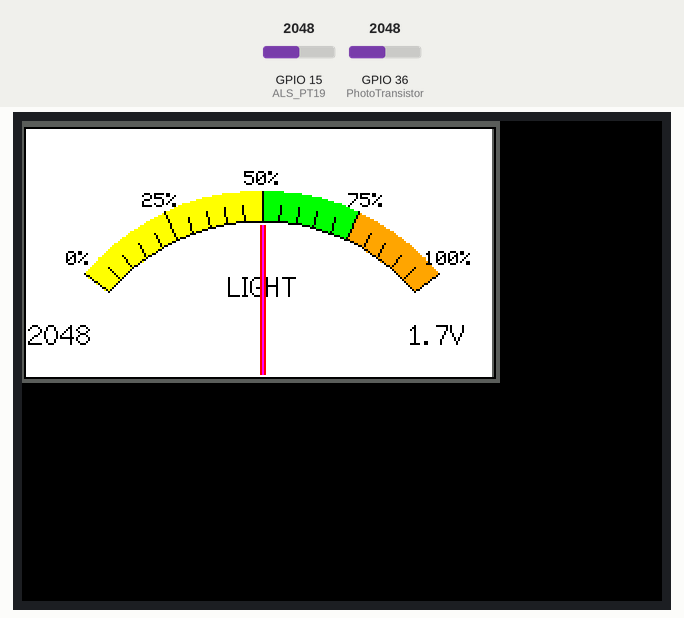
Bench run of a sketch on a simulated ESP32. Parts: 320×240 colour display. The inputs (shaded band) are chosen by the test bench; at power-on: GPIO 36 (PhotoTransistor) = 2048, GPIO 15 (ALS_PT19) = 2048.

Above: at 1.5 s.
1.6 s: GPIO 36 (PhotoTransistor) set to 2866
At 1.9 s:
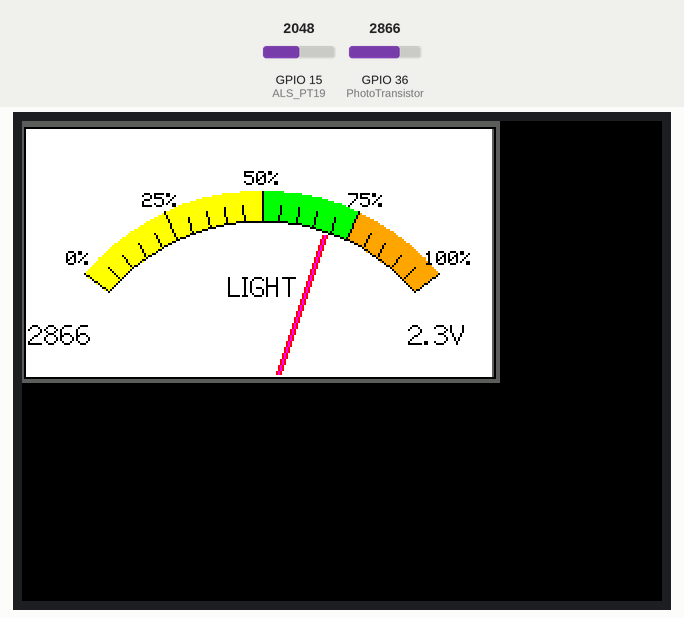
3.1 s: GPIO 36 (PhotoTransistor) set to 3603
At 3.5 s:
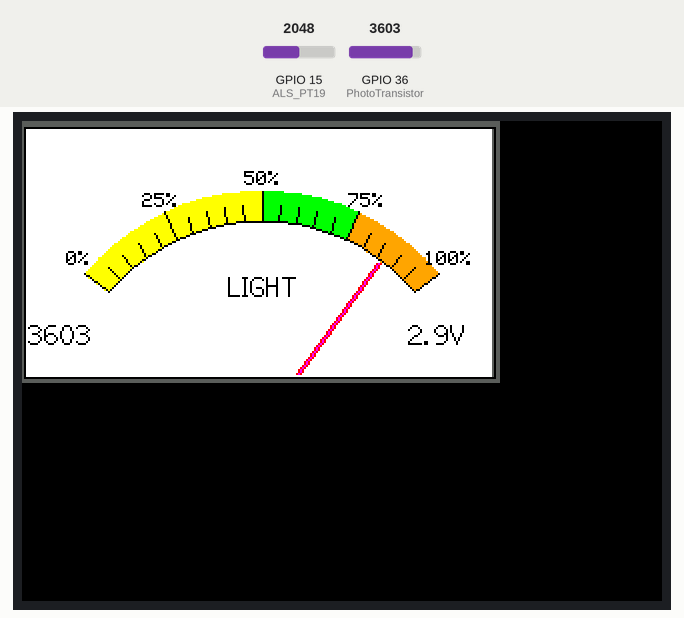
6.1 s: GPIO 36 (PhotoTransistor) set to 4095
At 6.5 s:
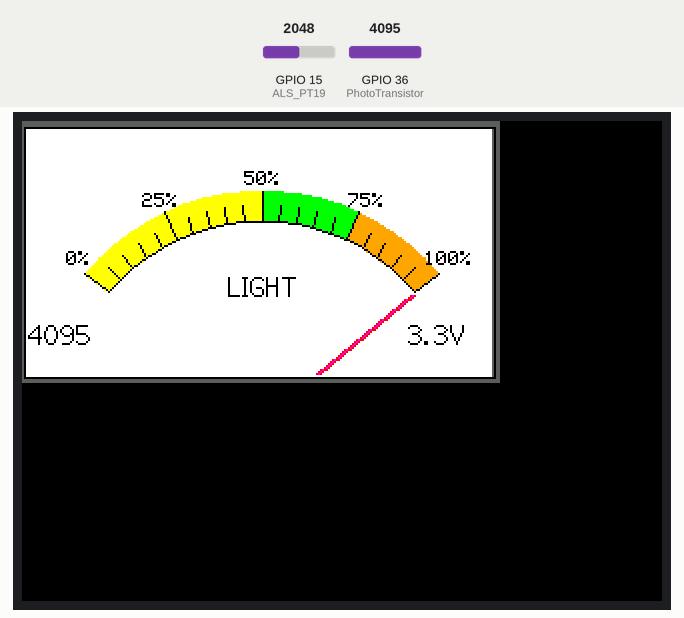
Timing chart, 0 to 9.1 s (numbered marks = the images above; inputs shaded):
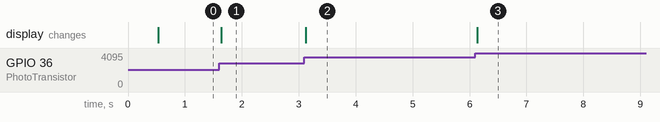

Measured:
- after the input at 1.6 s, the display: changes at once (image 1)
- after the input at 3.1 s, the display: changes at once (image 2)
- after the input at 6.1 s, the display: changes at once (image 3)

The sketch:

lightMeter.ino
```cpp
/*
 An example analogue meter using a ST7735 TFT LCD screen

 This example uses the hardware SPI only
 Needs Font 2 (also Font 4 if using large scale label)

 Updated by Bodmer for variable meter size
*/
// SET THE PINS FOR THE LIGHT SENSORS.
#define PhotoTransistor 36
#define ALS_PT19 15

// Define meter size
#define M_SIZE 1.000

#include <TFT_eSPI.h> // Hardware-specific library
#include <SPI.h>

TFT_eSPI tft = TFT_eSPI();       // Invoke custom library

#define TFT_GREY 0x5AEB
#define TFT_ORANGE      0xFD20      /* 255, 165,   0 */

float ltx = 0;    // Saved x coord of bottom of needle
uint16_t osx = M_SIZE*120, osy = M_SIZE*120; // Saved x & y coords
uint32_t updateTime = 0;       // time for next update

int old_analog =  -999; // Value last displayed

int value[6] = {0, 0, 0, 0, 0, 0};
int old_value[6] = { -1, -1, -1, -1, -1, -1};
int d = 0;

  // ANALOG READ THE LIGHT SENSORS.
int phtrAnalogValue = 0;
int alsAnalogValue = 0;

  // CONVERT THE ANALOG READ TO A VOLTAGE.
float phtrVoltage = 0.0;
float alsVoltage = 0.0;

void setup(void) {
  Serial.begin(9600); // For debug
  tft.init();
  tft.setRotation(3);

  tft.fillScreen(TFT_BLACK);

  // ANALOG READ THE LIGHT SENSORS.
  phtrAnalogValue = analogRead(PhotoTransistor);
  alsAnalogValue = analogRead(ALS_PT19);

  // CONVERT THE ANALOG READ TO A VOLTAGE.
  phtrVoltage = (3.3 / 4095.0) * phtrAnalogValue;
  alsVoltage = (3.3 / 4095.0) * alsAnalogValue;

  analogMeter(); // Draw analogue meter

  updateTime = millis(); // Next update time
}


void loop() {
  if (updateTime <= millis()) {
    updateTime = millis() + 35; // Update meter every 35 milliseconds

    // ANALOG READ THE LIGHT SENSORS.
    phtrAnalogValue = analogRead(PhotoTransistor);
    alsAnalogValue = analogRead(ALS_PT19);

    // CONVERT THE ANALOG READ TO A VOLTAGE.
    phtrVoltage = (3.3 / 4059.0) * phtrAnalogValue;
    alsVoltage = (3.3 / 4059.0) * alsAnalogValue;

    plotNeedle((phtrAnalogValue / 40.95), 0); // It takes between 2 and 14ms to replot the needle with zero delay
    //Serial.println(millis()-tt);
  } // END IF
}


// #########################################################################
//  Draw the analogue meter on the screen
// #########################################################################
void analogMeter()
{

  // Meter outline
  tft.fillRect(0, 0, M_SIZE*239, M_SIZE*131, TFT_GREY);
  tft.fillRect(1, M_SIZE*3, M_SIZE*234, M_SIZE*125, TFT_WHITE);

  tft.setTextColor(TFT_BLACK);  // Text colour

  // Draw ticks every 5 degrees from -50 to +50 degrees (100 deg. FSD swing)
  for (int i = -50; i < 51; i += 5) {
    // Long scale tick length
    int tl = 15;

    // Coodinates of tick to draw
    float sx = cos((i - 90) * 0.0174532925);
    float sy = sin((i - 90) * 0.0174532925);
    uint16_t x0 = sx * (M_SIZE*100 + tl) + M_SIZE*120;
    uint16_t y0 = sy * (M_SIZE*100 + tl) + M_SIZE*150;
    uint16_t x1 = sx * M_SIZE*100 + M_SIZE*120;
    uint16_t y1 = sy * M_SIZE*100 + M_SIZE*150;

    // Coordinates of next tick for zone fill
    float sx2 = cos((i + 5 - 90) * 0.0174532925);
    float sy2 = sin((i + 5 - 90) * 0.0174532925);
    int x2 = sx2 * (M_SIZE*100 + tl) + M_SIZE*120;
    int y2 = sy2 * (M_SIZE*100 + tl) + M_SIZE*150;
    int x3 = sx2 * M_SIZE*100 + M_SIZE*120;
    int y3 = sy2 * M_SIZE*100 + M_SIZE*150;

    // Yellow zone limits
    if (i >= -50 && i < 0) {
      tft.fillTriangle(x0, y0, x1, y1, x2, y2, TFT_YELLOW);
      tft.fillTriangle(x1, y1, x2, y2, x3, y3, TFT_YELLOW);
    } // END IF

    // Green zone limits
    if (i >= 0 && i < 25) {
      tft.fillTriangle(x0, y0, x1, y1, x2, y2, TFT_GREEN);
      tft.fillTriangle(x1, y1, x2, y2, x3, y3, TFT_GREEN);
    } // END IF

    // Orange zone limits
    if (i >= 25 && i < 50) {
      tft.fillTriangle(x0, y0, x1, y1, x2, y2, TFT_ORANGE);
      tft.fillTriangle(x1, y1, x2, y2, x3, y3, TFT_ORANGE);
    } // END IF

    // Short scale tick length
    if (i % 25 != 0) tl = 8;

    // Recalculate coords incase tick lenght changed
    x0 = sx * (M_SIZE*100 + tl) + M_SIZE*120;
    y0 = sy * (M_SIZE*100 + tl) + M_SIZE*150;
    x1 = sx * M_SIZE*100 + M_SIZE*120;
    y1 = sy * M_SIZE*100 + M_SIZE*150;

    // Draw tick
    tft.drawLine(x0, y0, x1, y1, TFT_BLACK);

    // Check if labels should be drawn, with position tweaks
    if (i % 25 == 0) {
      // Calculate label positions
      x0 = sx * (M_SIZE*100 + tl + 10) + M_SIZE*120;
      y0 = sy * (M_SIZE*100 + tl + 10) + M_SIZE*150;
      switch (i / 25) {
        case -2: tft.drawCentreString("0%", x0+4, y0-4, 1); break;
        case -1: tft.drawCentreString("25%", x0+2, y0, 1); break;
        case 0: tft.drawCentreString("50%", x0, y0, 1); break;
        case 1: tft.drawCentreString("75%", x0, y0, 1); break;
        case 2: tft.drawCentreString("100%", x0-2, y0-4, 1); break;
      } // END SWITCH
    } // END IF

    // Now draw the arc of the scale
    sx = cos((i + 5 - 90) * 0.0174532925);
    sy = sin((i + 5 - 90) * 0.0174532925);
    x0 = sx * M_SIZE*100 + M_SIZE*120;
    y0 = sy * M_SIZE*100 + M_SIZE*150;
    // Draw scale arc, don't draw the last part
    if (i < 50) tft.drawLine(x0, y0, x1, y1, TFT_BLACK);
  } // END FOR

  tft.drawString(String(phtrVoltage, 1)+"V", M_SIZE*(3 + 230 - 40), M_SIZE*(119 - 20), 2); // Units at bottom right
  tft.drawCentreString("LIGHT", M_SIZE*120, M_SIZE*75, 2); // Comment out to avoid font 4
  tft.drawRect(1, M_SIZE*3, M_SIZE*236, M_SIZE*126, TFT_BLACK); // Draw bezel line

  plotNeedle(0, 0); // Put meter needle at 0
} // END analogMeter()

// #########################################################################
// Update needle position
// This function is blocking while needle moves, time depends on ms_delay
// 10ms minimises needle flicker if text is drawn within needle sweep area
// Smaller values OK if text not in sweep area, zero for instant movement but
// does not look realistic... (note: 100 increments for full scale deflection)
// #########################################################################
void plotNeedle(int value, byte ms_delay)
{
  tft.setTextColor(TFT_BLACK, TFT_WHITE);
  char buf[8]; dtostrf(phtrAnalogValue, 4, 0, buf);
  tft.drawRightString(buf, 35, M_SIZE*(119 - 20), 2);

  // ADD VOLTS HERE I GUESS
  tft.drawString(String(phtrVoltage, 1)+"V", M_SIZE*(3 + 230 - 40), M_SIZE*(119 - 20), 2); // Units at bottom right

  if (value < -10) value = -10; // Limit value to emulate needle end stops
  if (value > 110) value = 110;

  // Move the needle until new value reached
  while (!(value == old_analog)) {
    if (old_analog < value) old_analog++;
    else old_analog--;

    if (ms_delay == 0) old_analog = value; // Update immediately if delay is 0

    float sdeg = map(old_analog, -10, 110, -150, -30); // Map value to angle
    // Calculate tip of needle coords
    float sx = cos(sdeg * 0.0174532925);
    float sy = sin(sdeg * 0.0174532925);

    // Calculate x delta of needle start (does not start at pivot point)
    float tx = tan((sdeg + 90) * 0.0174532925);

    // Erase old needle image
    tft.drawLine(M_SIZE*(120 + 24 * ltx) - 1, M_SIZE*(150 - 24), osx - 1, osy, TFT_WHITE);
    tft.drawLine(M_SIZE*(120 + 24 * ltx), M_SIZE*(150 - 24), osx, osy, TFT_WHITE);
    tft.drawLine(M_SIZE*(120 + 24 * ltx) + 1, M_SIZE*(150 - 24), osx + 1, osy, TFT_WHITE);

    // Re-plot text under needle
    tft.setTextColor(TFT_BLACK, TFT_WHITE);
    tft.drawCentreString("LIGHT", M_SIZE*120, M_SIZE*75, 2); // // Comment out to avoid font 4

    // Store new needle end coords for next erase
    ltx = tx;
    osx = M_SIZE*(sx * 98 + 120);
    osy = M_SIZE*(sy * 98 + 150);

    // Draw the needle in the new postion, magenta makes needle a bit bolder
    // draws 3 lines to thicken needle
    tft.drawLine(M_SIZE*(120 + 24 * ltx) - 1, M_SIZE*(150 - 24), osx - 1, osy, TFT_RED);
    tft.drawLine(M_SIZE*(120 + 24 * ltx), M_SIZE*(150 - 24), osx, osy, TFT_MAGENTA);
    tft.drawLine(M_SIZE*(120 + 24 * ltx) + 1, M_SIZE*(150 - 24), osx + 1, osy, TFT_RED);

    // Slow needle down slightly as it approaches new postion
    if (abs(old_analog - value) < 10) ms_delay += ms_delay / 5;

    // Wait before next update
    delay(ms_delay);
  } // END WHILE
} // END plotNeedle()
```
